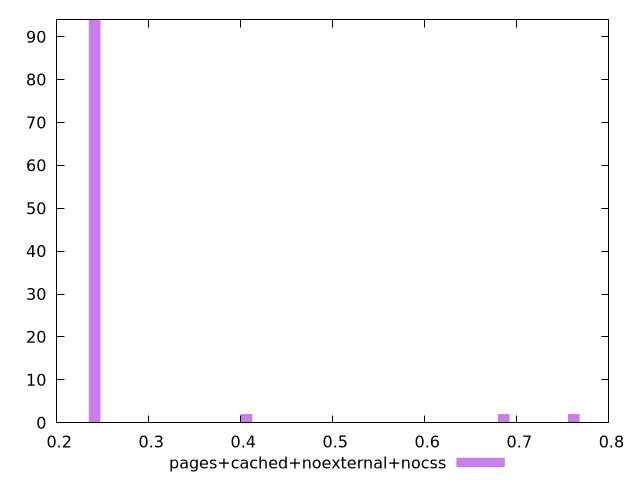

Source code (gnuplot):
$_pagesCachedNoexternalNocss <<EOF
0.24126381583926637 94
0.7618857342292622 2
0.685697160806336 2
0.4063390582556065 2
EOF
set key outside below
set terminal pngcairo
set output "report_00005_2020-11-02T22-26-11.212Z/cumulative-layout-shift/pages+cached+noexternal+nocss//raw_hist.png"
set yrange [0:94]
set boxwidth 0.012698095570487703
set style fill transparent solid 0.5 noborder
plot $_pagesCachedNoexternalNocss title "pages+cached+noexternal+nocss" with boxes ,
